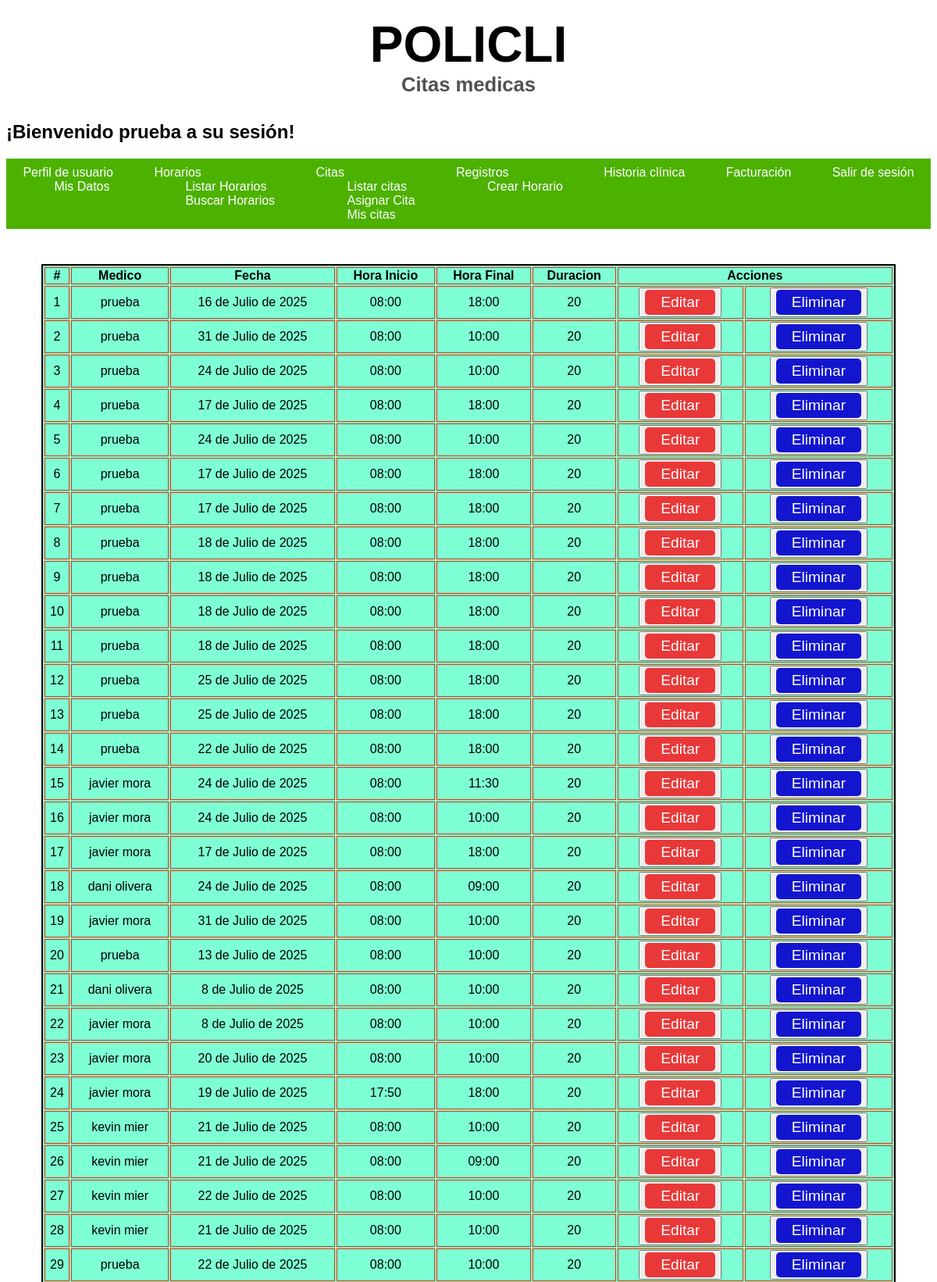
/sesion/listar/horarios/ (signed in, upper part), run on the app's committed database.
### Aplicaciones/Inicio/models.py (models this page shows, shortened)
class CreacionUser(AbstractUser):
    class Tipo_User(models.TextChoices):
        ADMIN = 'Administrador',
        PACIENTE = 'Paciente'
        MEDICO = 'Medico'
        RECEPCION = 'Recepcionista'
    class Tipo_id(models.TextChoices):
        CEDULA = 'Cédula'
        TARJETA_ID= 'Tarjeta Identidad'
        CED_EXT = 'Cédula Extranjería'
        PASAPORTE = 'Pasaporte'
    tipo_id = models.CharField( max_length=20 ,choices = Tipo_id.choices, default = Tipo_id.CEDULA, verbose_name='Tipo de documento'  )
    numero_id = models.PositiveBigIntegerField(null=False, blank=False,  verbose_name='Numero de identificación', unique=True, default=0)
    telefono = models.PositiveBigIntegerField(null= False, blank= False, verbose_name='Teléfono', default=0)
    tipo_usuario = models.CharField(max_length=20, choices = Tipo_User.choices, default = Tipo_User.PACIENTE, verbose_name='Tipo Usuario')
    fecha_actualizacion = models.DateTimeField (auto_now=True, verbose_name='Ultima Actualización')
    nombre_completo= models.CharField(max_length = 100, null=False, blank= False, verbose_name='Nombre completo')

class CrearHorario(models.Model):
    id_usuario = models.ForeignKey(CreacionUser, on_delete= models.CASCADE, verbose_name='Medico')
    fecha = models.DateField(null=False, blank=False, verbose_name='Fecha de horario')
    hora_inicio = models.TimeField(null=False, blank=False, default= '08:00', verbose_name='Hora de inicio')# type: ignore
    hora_final = models.TimeField(null=False, blank=False, default= '18:00', verbose_name='Hora de final') # type: ignore
    duracion = models.IntegerField(null=False, blank=False, default= 20, verbose_name='Duracion de Cita')
    fecha_registro = models.DateTimeField(auto_now_add=True)
    fecha_actualizacion = models.DateTimeField(auto_now=True)

### Aplicaciones/Inicio/views.py (the view)
@login_required
def listar_horarios_medicos(request):
    data = {
        'titulo':'Listado de cuentas',
        'horarioMed': CrearHorario.objects.all()
    }
    return render(request, 'sesiones/listar_horarios.html', data)

### templates/sesiones/listar_horarios.html
{% extends 'index.html' %}
{% block contenido1 %}
<table class="table-admin">
    <thead>
        <tr>
            <th>#</th>
            <th>Medico</th>
            <th>Fecha</th>
            <th>Hora Inicio</th>
            <th>Hora Final</th>
            <th>Duracion</th>
            <th colspan="2">Acciones</th>
        </tr>
    </thead>
    <tbody>
        {% for hora in horarioMed %}
        <tr>
            <td>{{ forloop.counter}}</td>
            <td>{{hora.id_usuario.nombre_completo}}</td>
            <td>{{hora.fecha}}</td>
            <td>{{hora.hora_inicio}}</td>
            <td>{{hora.hora_final}}</td>
            <td>{{hora.duracion}}</td>
            <td>
                <button>
                <a href="{% url 'Editar_Horarios' hora.id %}" class="btn-primary">Editar</a>
                </button>
            </td>
            <td>
                <button>
                <a href="" class="btn-secundary">Eliminar</a>
                </button>
            </td>
        </tr>
        {% endfor %}
    </tbody>
</table>
{% endblock %}

### templates/bloques/navbar_sesion.html (shortened to what this page needs)
<header class="header">
    <h1 class="navbar__title">
        POLICLI
        <span class="navbar__subtitle">Citas medicas</span>
    </h1>
    <h2 class="titulo__sesion">¡Bienvenido {{ user.nombre_completo }} a su sesión!</h2>
    <div class="navar-container">
        <nav class="navbar">
            <ul class="navbar__list">
                <li class="navbar__item">
                    <a href="{% url 'Principal' %}" class="navbar__link">Perfil de usuario</a>
                    <ul>
                        <a href="{% url 'Perfiles' %}" class="navbar__link">Mis Datos</a>
                    </ul>
                </li>
                <li class="navbar__item">
                    <a href="#" class="navbar__link">Horarios</a>
                    <ul>
                        <a href="{% url 'Lista_Horarios' %}" class="navbar__link">Listar Horarios</a>
                    </ul>
                    <ul>
                        <a href="{% url 'Buscar_Horarios' %}" class="navbar__link">Buscar Horarios</a>
                    </ul>
                </li>
                <li class="navbar__item" >
                    <a href="#" class="navbar__link">Citas</a>
                    <ul>
                        <a href="{% url 'Registro_Citas' %}" class="navbar__link">Listar citas</a>
                    </ul>
                    <ul>
                        <a href="" class="navbar__link">Asignar Cita</a>
                    </ul>
                    <ul>
                        <a href="{% url 'Mis_citas' %}" class="navbar__link">Mis citas</a>
                    </ul>
                </li>
                <li class="navbar__item"><a href="#" class="navbar__link">Registros</a>
                    {% if user.is_superuser == True or user.tipo_usuario == 'Medico' %}
                    <ul>
                        <a href="{% url 'Registro_horario' %}" class="navbar__link">Crear Horario</a>
                    </ul>
                    {% endif %}
                </li>
                <li class="navbar__item">
                    <a href="#" class="navbar__link">Historia clínica</a>
                </li>
                <li class="navbar__item">
                    <a href="#" class="navbar__link">Facturación</a>
                </li>
                <li class="navbar__item">
                    <a href="{% url 'Sesion_Cerrada' %}" class="navbar__link">Salir de sesión</a>
                </li>
            </ul>
        </nav>
    </div>
</header>

### static/css/variables.css (style rules this page uses)
:root { --primary-950: #4DB100; --primary-900: #55B40C; --primary-800: #67BC26; --primary-700: #79C43F; --primary-600: #8BCC59; --primary-500: #9DD472; --primary-400: #AEDB8C; --primary-300: #C0E3A5; --primary-200: #D2EBBF; --primary-100: #EAF3D8; --primary-50: #F6FBF2; --secundary-950:#FED638; --secundary-900:#FED841; --secundary-800:#FEDC55; --secundary-700:#FEE069; --secundary-600:#FEE47D; --secundary-500:#FEE891; --secundary-400:#FEECA5; --secundary-300:#FEF0B9; --secundary-200:#FEF4CD; --secundary-100:#FEF8E1; --secundary-50:#FEFCF5; --white: #fff; --black: #000; --gray-950: #101010; --gray-900: #262626; --gray-800: #3B3B3B; --gray-700: #515151; --gray-600: #676767; --gray-500: #7D7D7D; --gray-400: #929292; --gray-300: #A8A8A8; --gray-200: #BEBEBE; --gray-100: #D4D4D4; --gray-50: #E9E9E9; --main-font: Helvetica, Arial, sans-serif; --fs-xxxxl: 8.0rem; --fs-xxxl: 6.4rem; --fs-xxl: 4.8rem; --fs-xl: 4.0rem; --fs-lg: 3.2rem; --fs-md: 2.4rem; --fs-sm: 2.0rem; --fs-xs: 1.6rem; --fs-xxs: 1.4rem; --fs-xxxs: 1.2rem; }

### static/css/body.css (style rules this page uses)
* { font-family: var(--main-font); }
body { display: flex; flex-direction: column; }

### static/css/inicio.css (style rules this page uses)
.header { position: sticky; top: 0; width: 100%; }
.navbar { padding: 5px; background-color: var(--primary-950); }
.navbar__title { margin: 0; padding: 12px; font-size: var(--fs-xl); text-align: center; display: flex; flex-direction: column; background-color: var(--white); }
.navbar__subtitle { font-size: var(--fs-xs); color: var(--gray-700); }
.navbar__list { list-style: none; padding: 4px; margin: 0; display: flex; gap: 40px; flex-grow: 1; justify-content: space-evenly; }
.navbar__link { text-decoration: none; color: var(--white); transition: color 0.3s ease; }

### static/css/tablas.css (style rules this page uses)
.table-admin { margin: 45px; text-align: center; border: 2px solid; background-color: aquamarine; }
th, td { border: 1px solid rgb(231, 52, 7); }
[class^="btn-"] { border: none; padding: 5px 20px; text-align: center; text-decoration: none; display: inline-block; font-size: var(--fs-xxxs); cursor: pointer; border-radius: 5px; }
.btn-primary { background-color: rgb(233, 56, 56); color: white; }
.btn-secundary { background-color: rgb(19, 22, 206); color: white; }

### data on the page
CreacionUser: nombre_completo "prueba"
CrearHorario: id_usuario.nombre_completo "prueba", fecha "16 de Julio de 2025", hora_inicio "08:00", hora_final "18:00", duracion "20"
CrearHorario: id_usuario.nombre_completo "prueba", fecha "31 de Julio de 2025", hora_inicio "08:00", hora_final "10:00", duracion "20"
CrearHorario: id_usuario.nombre_completo "prueba", fecha "24 de Julio de 2025", hora_inicio "08:00", hora_final "10:00", duracion "20"
CrearHorario: id_usuario.nombre_completo "prueba", fecha "17 de Julio de 2025", hora_inicio "08:00", hora_final "18:00", duracion "20"
CrearHorario: id_usuario.nombre_completo "prueba", fecha "24 de Julio de 2025", hora_inicio "08:00", hora_final "10:00", duracion "20"
CrearHorario: id_usuario.nombre_completo "prueba", fecha "17 de Julio de 2025", hora_inicio "08:00", hora_final "18:00", duracion "20"
CrearHorario: id_usuario.nombre_completo "prueba", fecha "17 de Julio de 2025", hora_inicio "08:00", hora_final "18:00", duracion "20"
CrearHorario: id_usuario.nombre_completo "prueba", fecha "18 de Julio de 2025", hora_inicio "08:00", hora_final "18:00", duracion "20"
CrearHorario: id_usuario.nombre_completo "prueba", fecha "18 de Julio de 2025", hora_inicio "08:00", hora_final "18:00", duracion "20"
CrearHorario: id_usuario.nombre_completo "prueba", fecha "18 de Julio de 2025", hora_inicio "08:00", hora_final "18:00", duracion "20"
CrearHorario: id_usuario.nombre_completo "prueba", fecha "18 de Julio de 2025", hora_inicio "08:00", hora_final "18:00", duracion "20"
CrearHorario: id_usuario.nombre_completo "prueba", fecha "25 de Julio de 2025", hora_inicio "08:00", hora_final "18:00", duracion "20"
CrearHorario: id_usuario.nombre_completo "prueba", fecha "25 de Julio de 2025", hora_inicio "08:00", hora_final "18:00", duracion "20"
CrearHorario: id_usuario.nombre_completo "prueba", fecha "22 de Julio de 2025", hora_inicio "08:00", hora_final "18:00", duracion "20"
CrearHorario: id_usuario.nombre_completo "javier mora", fecha "24 de Julio de 2025", hora_inicio "08:00", hora_final "11:30", duracion "20"
CrearHorario: id_usuario.nombre_completo "javier mora", fecha "24 de Julio de 2025", hora_inicio "08:00", hora_final "10:00", duracion "20"
CrearHorario: id_usuario.nombre_completo "javier mora", fecha "17 de Julio de 2025", hora_inicio "08:00", hora_final "18:00", duracion "20"
CrearHorario: id_usuario.nombre_completo "dani olivera", fecha "24 de Julio de 2025", hora_inicio "08:00", hora_final "09:00", duracion "20"
CrearHorario: id_usuario.nombre_completo "javier mora", fecha "31 de Julio de 2025", hora_inicio "08:00", hora_final "10:00", duracion "20"
CrearHorario: id_usuario.nombre_completo "prueba", fecha "13 de Julio de 2025", hora_inicio "08:00", hora_final "10:00", duracion "20"
CrearHorario: id_usuario.nombre_completo "dani olivera", fecha "8 de Julio de 2025", hora_inicio "08:00", hora_final "10:00", duracion "20"
CrearHorario: id_usuario.nombre_completo "javier mora", fecha "8 de Julio de 2025", hora_inicio "08:00", hora_final "10:00", duracion "20"
CrearHorario: id_usuario.nombre_completo "javier mora", fecha "20 de Julio de 2025", hora_inicio "08:00", hora_final "10:00", duracion "20"
CrearHorario: id_usuario.nombre_completo "javier mora", fecha "19 de Julio de 2025", hora_inicio "17:50", hora_final "18:00", duracion "20"
CrearHorario: id_usuario.nombre_completo "kevin mier", fecha "21 de Julio de 2025", hora_inicio "08:00", hora_final "10:00", duracion "20"
CrearHorario: id_usuario.nombre_completo "kevin mier", fecha "21 de Julio de 2025", hora_inicio "08:00", hora_final "09:00", duracion "20"
CrearHorario: id_usuario.nombre_completo "kevin mier", fecha "22 de Julio de 2025", hora_inicio "08:00", hora_final "10:00", duracion "20"
CrearHorario: id_usuario.nombre_completo "kevin mier", fecha "21 de Julio de 2025", hora_inicio "08:00", hora_final "10:00", duracion "20"
CrearHorario: id_usuario.nombre_completo "prueba", fecha "22 de Julio de 2025", hora_inicio "08:00", hora_final "10:00", duracion "20"
